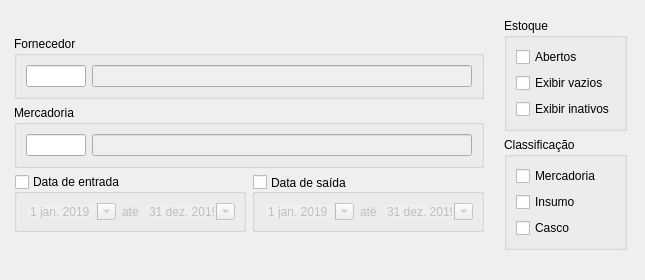
<?xml version="1.0" encoding="UTF-8"?>
<ui version="4.0">
 <class>FiltroRemanufatura</class>
 <widget class="QDialog" name="FiltroRemanufatura">
  <property name="geometry">
   <rect>
    <x>0</x>
    <y>0</y>
    <width>645</width>
    <height>280</height>
   </rect>
  </property>
  <property name="sizePolicy">
   <sizepolicy hsizetype="Expanding" vsizetype="Expanding">
    <horstretch>0</horstretch>
    <verstretch>0</verstretch>
   </sizepolicy>
  </property>
  <property name="minimumSize">
   <size>
    <width>600</width>
    <height>250</height>
   </size>
  </property>
  <property name="maximumSize">
   <size>
    <width>645</width>
    <height>280</height>
   </size>
  </property>
  <property name="sizeIncrement">
   <size>
    <width>100</width>
    <height>50</height>
   </size>
  </property>
  <property name="windowTitle">
   <string>Filtro Remanufatura</string>
  </property>
  <property name="locale">
   <locale language="Portuguese" country="Brazil"/>
  </property>
  <property name="sizeGripEnabled">
   <bool>false</bool>
  </property>
  <layout class="QGridLayout" name="gridLayout">
   <property name="leftMargin">
    <number>0</number>
   </property>
   <property name="topMargin">
    <number>0</number>
   </property>
   <property name="rightMargin">
    <number>0</number>
   </property>
   <property name="bottomMargin">
    <number>0</number>
   </property>
   <property name="spacing">
    <number>6</number>
   </property>
   <item row="0" column="0">
    <widget class="QFrame" name="frame">
     <property name="sizePolicy">
      <sizepolicy hsizetype="Expanding" vsizetype="Expanding">
       <horstretch>0</horstretch>
       <verstretch>0</verstretch>
      </sizepolicy>
     </property>
     <property name="font">
      <font>
       <weight>75</weight>
       <bold>true</bold>
      </font>
     </property>
     <property name="lineWidth">
      <number>0</number>
     </property>
     <layout class="QGridLayout" name="gridLayout_2">
      <property name="leftMargin">
       <number>0</number>
      </property>
      <property name="topMargin">
       <number>0</number>
      </property>
      <property name="rightMargin">
       <number>0</number>
      </property>
      <property name="bottomMargin">
       <number>0</number>
      </property>
      <property name="verticalSpacing">
       <number>6</number>
      </property>
      <item row="1" column="0">
       <widget class="QFrame" name="formFrame">
        <property name="sizePolicy">
         <sizepolicy hsizetype="Preferred" vsizetype="Preferred">
          <horstretch>0</horstretch>
          <verstretch>0</verstretch>
         </sizepolicy>
        </property>
        <property name="font">
         <font>
          <weight>50</weight>
          <bold>false</bold>
         </font>
        </property>
        <layout class="QGridLayout" name="gridLayout_3">
         <property name="leftMargin">
          <number>9</number>
         </property>
         <item row="0" column="1">
          <widget class="QFrame" name="frame_2">
           <property name="sizePolicy">
            <sizepolicy hsizetype="Preferred" vsizetype="Fixed">
             <horstretch>0</horstretch>
             <verstretch>0</verstretch>
            </sizepolicy>
           </property>
           <layout class="QVBoxLayout" name="verticalLayout_4">
            <item>
             <widget class="QGroupBox" name="groupBox_4">
              <property name="sizePolicy">
               <sizepolicy hsizetype="Preferred" vsizetype="Preferred">
                <horstretch>0</horstretch>
                <verstretch>0</verstretch>
               </sizepolicy>
              </property>
              <property name="title">
               <string>Estoque</string>
              </property>
              <layout class="QVBoxLayout" name="verticalLayout_2">
               <item>
                <widget class="QCheckBox" name="checkBox_abertos">
                 <property name="text">
                  <string>Abertos</string>
                 </property>
                </widget>
               </item>
               <item>
                <widget class="QCheckBox" name="checkBox_vazios">
                 <property name="text">
                  <string>Exibir vazios</string>
                 </property>
                </widget>
               </item>
               <item>
                <widget class="QCheckBox" name="checkBox_inativos">
                 <property name="enabled">
                  <bool>true</bool>
                 </property>
                 <property name="text">
                  <string>Exibir inativos</string>
                 </property>
                </widget>
               </item>
              </layout>
             </widget>
            </item>
            <item>
             <widget class="QGroupBox" name="groupBox_3">
              <property name="sizePolicy">
               <sizepolicy hsizetype="Preferred" vsizetype="Preferred">
                <horstretch>0</horstretch>
                <verstretch>0</verstretch>
               </sizepolicy>
              </property>
              <property name="title">
               <string>Classificação</string>
              </property>
              <layout class="QVBoxLayout" name="verticalLayout">
               <item>
                <widget class="QCheckBox" name="checkBox_mercadoria">
                 <property name="text">
                  <string>Mercadoria</string>
                 </property>
                </widget>
               </item>
               <item>
                <widget class="QCheckBox" name="checkBox_insumo">
                 <property name="text">
                  <string>Insumo</string>
                 </property>
                </widget>
               </item>
               <item>
                <widget class="QCheckBox" name="checkBox_casco">
                 <property name="text">
                  <string>Casco</string>
                 </property>
                </widget>
               </item>
              </layout>
             </widget>
            </item>
           </layout>
          </widget>
         </item>
         <item row="0" column="0">
          <widget class="QFrame" name="frame_3">
           <property name="sizePolicy">
            <sizepolicy hsizetype="Preferred" vsizetype="Fixed">
             <horstretch>0</horstretch>
             <verstretch>0</verstretch>
            </sizepolicy>
           </property>
           <property name="frameShape">
            <enum>QFrame::NoFrame</enum>
           </property>
           <property name="frameShadow">
            <enum>QFrame::Plain</enum>
           </property>
           <property name="lineWidth">
            <number>0</number>
           </property>
           <layout class="QVBoxLayout" name="verticalLayout_5">
            <property name="leftMargin">
             <number>5</number>
            </property>
            <property name="topMargin">
             <number>5</number>
            </property>
            <property name="rightMargin">
             <number>5</number>
            </property>
            <property name="bottomMargin">
             <number>5</number>
            </property>
            <item>
             <widget class="QGroupBox" name="horizontalGroupBox_2">
              <property name="sizePolicy">
               <sizepolicy hsizetype="Preferred" vsizetype="Fixed">
                <horstretch>0</horstretch>
                <verstretch>0</verstretch>
               </sizepolicy>
              </property>
              <property name="title">
               <string>Fornecedor</string>
              </property>
              <property name="checkable">
               <bool>false</bool>
              </property>
              <layout class="QHBoxLayout" name="horizontalLayout_2">
               <property name="leftMargin">
                <number>9</number>
               </property>
               <property name="topMargin">
                <number>9</number>
               </property>
               <property name="rightMargin">
                <number>9</number>
               </property>
               <property name="bottomMargin">
                <number>9</number>
               </property>
               <item>
                <widget class="QLineEdit" name="lineEdit_fornecedor_documento">
                 <property name="maximumSize">
                  <size>
                   <width>60</width>
                   <height>16777215</height>
                  </size>
                 </property>
                </widget>
               </item>
               <item>
                <widget class="QLineEdit" name="lineEdit_fornecedor">
                 <property name="enabled">
                  <bool>false</bool>
                 </property>
                </widget>
               </item>
              </layout>
             </widget>
            </item>
            <item>
             <widget class="QGroupBox" name="horizontalGroupBox_3">
              <property name="sizePolicy">
               <sizepolicy hsizetype="Preferred" vsizetype="Fixed">
                <horstretch>0</horstretch>
                <verstretch>0</verstretch>
               </sizepolicy>
              </property>
              <property name="title">
               <string>Mercadoria</string>
              </property>
              <property name="checkable">
               <bool>false</bool>
              </property>
              <layout class="QHBoxLayout" name="horizontalLayout_3">
               <property name="leftMargin">
                <number>9</number>
               </property>
               <property name="topMargin">
                <number>9</number>
               </property>
               <property name="rightMargin">
                <number>9</number>
               </property>
               <property name="bottomMargin">
                <number>9</number>
               </property>
               <item>
                <widget class="QLineEdit" name="lineEdit_mercadoria_id">
                 <property name="maximumSize">
                  <size>
                   <width>60</width>
                   <height>16777215</height>
                  </size>
                 </property>
                </widget>
               </item>
               <item>
                <widget class="QLineEdit" name="lineEdit_mercadoria">
                 <property name="enabled">
                  <bool>false</bool>
                 </property>
                </widget>
               </item>
              </layout>
             </widget>
            </item>
            <item>
             <widget class="QWidget" name="widget_4" native="true">
              <layout class="QHBoxLayout" name="horizontalLayout_6">
               <property name="leftMargin">
                <number>0</number>
               </property>
               <property name="topMargin">
                <number>0</number>
               </property>
               <property name="rightMargin">
                <number>0</number>
               </property>
               <property name="bottomMargin">
                <number>0</number>
               </property>
               <item>
                <widget class="QGroupBox" name="groupBox_entrada">
                 <property name="sizePolicy">
                  <sizepolicy hsizetype="Minimum" vsizetype="Fixed">
                   <horstretch>0</horstretch>
                   <verstretch>0</verstretch>
                  </sizepolicy>
                 </property>
                 <property name="title">
                  <string>Data de entrada</string>
                 </property>
                 <property name="checkable">
                  <bool>true</bool>
                 </property>
                 <property name="checked">
                  <bool>false</bool>
                 </property>
                 <layout class="QHBoxLayout" name="horizontalLayout">
                  <property name="leftMargin">
                   <number>9</number>
                  </property>
                  <property name="topMargin">
                   <number>9</number>
                  </property>
                  <property name="rightMargin">
                   <number>9</number>
                  </property>
                  <property name="bottomMargin">
                   <number>9</number>
                  </property>
                  <item>
                   <widget class="QDateEdit" name="dateEdit_data_entrada1">
                    <property name="sizePolicy">
                     <sizepolicy hsizetype="Fixed" vsizetype="Fixed">
                      <horstretch>0</horstretch>
                      <verstretch>0</verstretch>
                     </sizepolicy>
                    </property>
                    <property name="wrapping">
                     <bool>false</bool>
                    </property>
                    <property name="frame">
                     <bool>false</bool>
                    </property>
                    <property name="readOnly">
                     <bool>false</bool>
                    </property>
                    <property name="buttonSymbols">
                     <enum>QAbstractSpinBox::UpDownArrows</enum>
                    </property>
                    <property name="calendarPopup">
                     <bool>true</bool>
                    </property>
                    <property name="date">
                     <date>
                      <year>2019</year>
                      <month>1</month>
                      <day>1</day>
                     </date>
                    </property>
                   </widget>
                  </item>
                  <item>
                   <widget class="QLabel" name="label_2">
                    <property name="sizePolicy">
                     <sizepolicy hsizetype="Fixed" vsizetype="Preferred">
                      <horstretch>0</horstretch>
                      <verstretch>0</verstretch>
                     </sizepolicy>
                    </property>
                    <property name="text">
                     <string>até</string>
                    </property>
                   </widget>
                  </item>
                  <item>
                   <widget class="QDateEdit" name="dateEdit_data_entrada2">
                    <property name="sizePolicy">
                     <sizepolicy hsizetype="Fixed" vsizetype="Fixed">
                      <horstretch>0</horstretch>
                      <verstretch>0</verstretch>
                     </sizepolicy>
                    </property>
                    <property name="wrapping">
                     <bool>false</bool>
                    </property>
                    <property name="frame">
                     <bool>false</bool>
                    </property>
                    <property name="readOnly">
                     <bool>false</bool>
                    </property>
                    <property name="buttonSymbols">
                     <enum>QAbstractSpinBox::UpDownArrows</enum>
                    </property>
                    <property name="calendarPopup">
                     <bool>true</bool>
                    </property>
                    <property name="date">
                     <date>
                      <year>2019</year>
                      <month>12</month>
                      <day>31</day>
                     </date>
                    </property>
                   </widget>
                  </item>
                 </layout>
                </widget>
               </item>
               <item>
                <widget class="QGroupBox" name="groupBox_saida">
                 <property name="sizePolicy">
                  <sizepolicy hsizetype="Preferred" vsizetype="Fixed">
                   <horstretch>0</horstretch>
                   <verstretch>0</verstretch>
                  </sizepolicy>
                 </property>
                 <property name="title">
                  <string>Data de saída</string>
                 </property>
                 <property name="alignment">
                  <set>Qt::AlignLeading|Qt::AlignLeft|Qt::AlignVCenter</set>
                 </property>
                 <property name="checkable">
                  <bool>true</bool>
                 </property>
                 <property name="checked">
                  <bool>false</bool>
                 </property>
                 <layout class="QHBoxLayout" name="horizontalLayout_4">
                  <item>
                   <widget class="QDateEdit" name="dateEdit_data_saida1">
                    <property name="sizePolicy">
                     <sizepolicy hsizetype="Fixed" vsizetype="Fixed">
                      <horstretch>0</horstretch>
                      <verstretch>0</verstretch>
                     </sizepolicy>
                    </property>
                    <property name="wrapping">
                     <bool>false</bool>
                    </property>
                    <property name="frame">
                     <bool>false</bool>
                    </property>
                    <property name="readOnly">
                     <bool>false</bool>
                    </property>
                    <property name="buttonSymbols">
                     <enum>QAbstractSpinBox::UpDownArrows</enum>
                    </property>
                    <property name="calendarPopup">
                     <bool>true</bool>
                    </property>
                    <property name="date">
                     <date>
                      <year>2019</year>
                      <month>1</month>
                      <day>1</day>
                     </date>
                    </property>
                   </widget>
                  </item>
                  <item>
                   <widget class="QLabel" name="label_3">
                    <property name="sizePolicy">
                     <sizepolicy hsizetype="Fixed" vsizetype="Minimum">
                      <horstretch>0</horstretch>
                      <verstretch>0</verstretch>
                     </sizepolicy>
                    </property>
                    <property name="text">
                     <string>até</string>
                    </property>
                   </widget>
                  </item>
                  <item>
                   <widget class="QDateEdit" name="dateEdit_data_saida2">
                    <property name="sizePolicy">
                     <sizepolicy hsizetype="Fixed" vsizetype="Fixed">
                      <horstretch>0</horstretch>
                      <verstretch>0</verstretch>
                     </sizepolicy>
                    </property>
                    <property name="wrapping">
                     <bool>false</bool>
                    </property>
                    <property name="frame">
                     <bool>false</bool>
                    </property>
                    <property name="readOnly">
                     <bool>false</bool>
                    </property>
                    <property name="buttonSymbols">
                     <enum>QAbstractSpinBox::UpDownArrows</enum>
                    </property>
                    <property name="calendarPopup">
                     <bool>true</bool>
                    </property>
                    <property name="date">
                     <date>
                      <year>2019</year>
                      <month>12</month>
                      <day>31</day>
                     </date>
                    </property>
                   </widget>
                  </item>
                 </layout>
                </widget>
               </item>
              </layout>
             </widget>
            </item>
           </layout>
          </widget>
         </item>
         <item row="1" column="0">
          <spacer name="verticalSpacer">
           <property name="orientation">
            <enum>Qt::Vertical</enum>
           </property>
           <property name="sizeHint" stdset="0">
            <size>
             <width>20</width>
             <height>40</height>
            </size>
           </property>
          </spacer>
         </item>
        </layout>
       </widget>
      </item>
     </layout>
    </widget>
   </item>
  </layout>
 </widget>
 <resources/>
 <connections/>
</ui>
